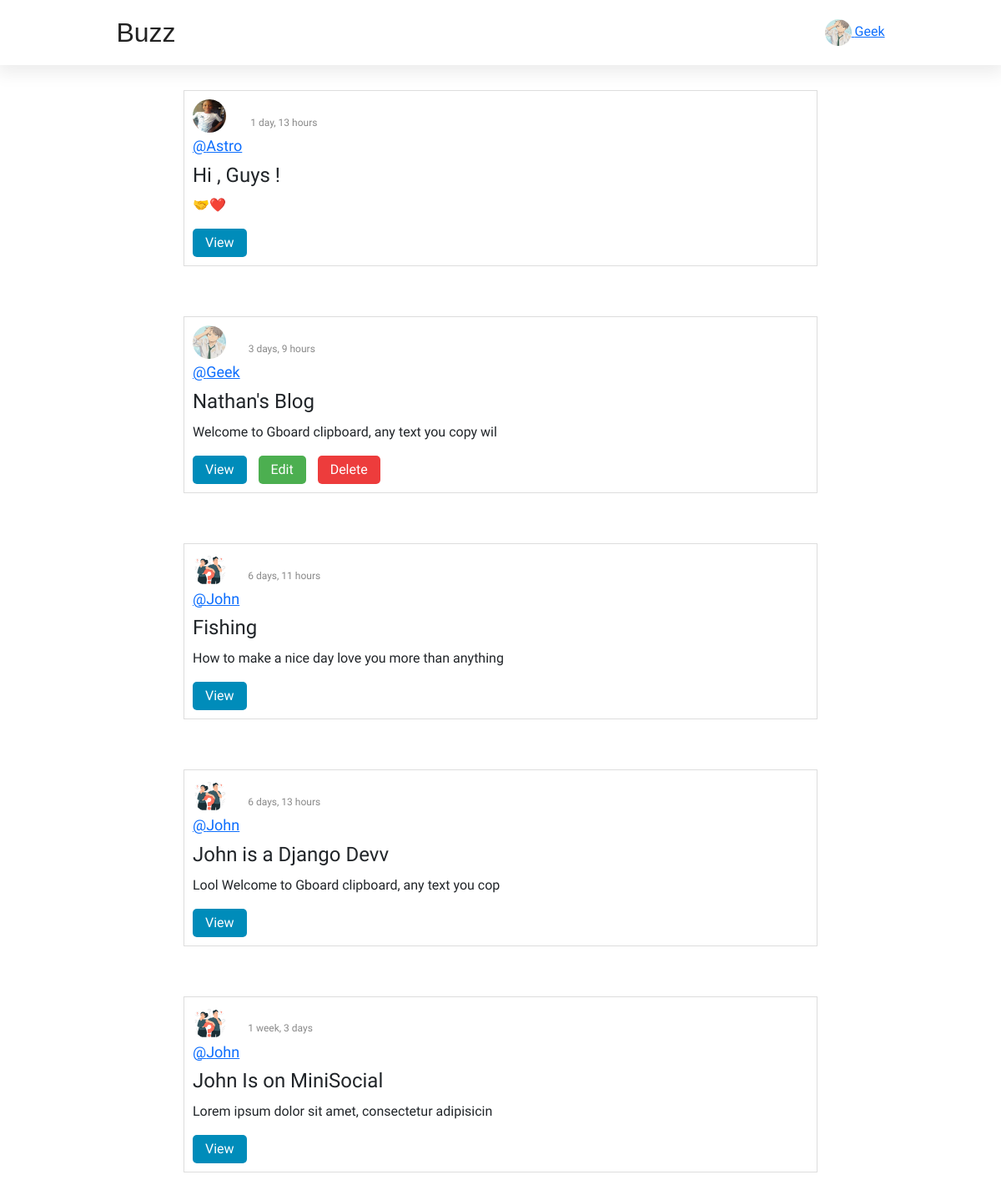
/ (signed in), run on the app's committed database.
### base/models.py (models this page shows, shortened)
class Profile(models.Model):
  bio = models.CharField(max_length=40)
  owner = models.OneToOneField(User,on_delete= models.CASCADE)
  image = models.ImageField(default='default.jpg', upload_to='profile_pics')

class Post(models.Model):
  author = models.ForeignKey(User , on_delete=models.CASCADE)
  title = models.CharField(max_length=50)
  body = models.TextField()
  updated = models.DateTimeField(auto_now=True)
  created = models.DateTimeField(auto_now_add=True)
  class Meta:
    ordering = ['-created','-updated']
  def __str__(self):
    return self.body [:50]

### base/views.py (the view)
# urls.py: path("" , views.Home , name = "home"),
@login_required(login_url="login")
def Home(request):
  posts = Post.objects.all()
  title = "Home"
  return render (request, 'base/home.html',{'posts':posts ,'title':title})

### base/templates/base/home.html
{% extends 'main.html'%}
{% block content%}
 {% for post in posts %}
    <div class="posts-feed">
        <div class="post">
          <div class="post-header">
                <div class="author-info">
                    <img src="{{ post.author.profile.image.url }}" alt="Author Avatar" class="author-avatar">
                    <h2 class="author-name">
             <a href="{% url 'profile' post.author.username %}">@{{ post.author.username }}</a></h2>
                </div>
                <p class="post-time">{{post.created|timesince}}</p>
            </div>
            <h2 class="post-title"> {{ post.title }}</h2>
            <p class="post-body">{{ post }}</p>
            <div class="post-actions">
               <a href="{% url 'post' post.id %}"><button class="view-button">View</button></a>
             {% if request.user == post.author%}
             <a href="{% url 'update-post' post.id %}" ><button class="edit-button">Edit</button></a>
              <a  href ="{% url 'delete-post' post.id%}"><button class="delete-button">Delete</button></a>
              {% endif %}
            </div>
        </div>
    </div>
  {% endfor %}
{% endblock content %}

### templates/nav.html (shortened to what this page needs)
<header class="header">
        <div class="logo">Buzz</div>
        <nav class="desk-top-nav">
            <ul>
                <li><a href="{% url 'home' %}">Home</a></li>
                {% if request.user.is_authenticated %}
                <li><a href="{% url 'create-post'%}">Create</a></li>
                <li><a href="{% url 'profile' request.user.username %}">Profile</a></li>
                <li><a href="{% url 'logout'%}">Logout</a></li>
                {% else %}
                <li><a href="{% url 'login'%}">Login</a></li>
                {% endif %}
            </ul>
        </nav>
     {% if user.is_authenticated%}
        <div class="user-avatar" id="usr-image">
           <a href="{% url 'profile' request.user.id %}">
        <img src="{{ request.user.profile.image.url }}" alt="User Avatar"/>
        <span>{{ request.user.username }}</span></a>
        </div>
        {% endif %}
    </header>

### base/static/base/css/main.css (style rules this page uses)
* { margin: 0; padding: 0; box-sizing: border-box; font-family: "Proza Libre", sans-serif; }
body { position: relative; }
.header { background-color: #fff; display: flex; justify-content: space-around; align-items: center; padding: 15px 20px; width: 100%; z-index: 999; box-shadow: 0 5px 20px 4px rgba(0, 0, 0, 0.08); }
.logo { font-size: 2rem; color: #222; font-family: "TypoSlabserif-Light", sans-serif; }
.desk-top-nav ul { list-style: none; display: flex; gap: 20px; }
.desk-top-nav { margin: 0; display: block; }
.desk-top-nav a { text-decoration: none; color: #fff; font-size: 18px; }
.user-avatar img { width: 32px; height: 32px; border-radius: 50%; }
.posts-feed { max-width: 800px; margin: 0 auto; padding: 20px; }
.post { border: 1px solid #ddd; padding: 10px; margin: 10px 0; }
.post-header { display: flex; align-items: center; margin-bottom: 10px; }
.author-avatar { width: 40px; height: 40px; border-radius: 50%; object-fit: fill; margin-right: 10px; margin-bottom: 5px; }
.author-name { font-size: 18px; margin: 0; }
.post-title { font-size: 24px; margin: 0; }
.post-body { margin-top: 10px; }
.post-actions { margin-top: 10px; }
.view-button, .edit-button, .delete-button { padding: 5px 15px; margin-right: 10px; cursor: pointer; background-color: transparent; color: #333; border: none; transition: background-color 0.3s ease, color 0.3s ease; border-radius: 5px; }
.view-button { background-color: #008cba; color: #fff; }
.edit-button { background-color: #4caf50; color: #fff; }
.delete-button { background-color: #ed3c3c; color: #fff; }
.post-time { font-size: 12px; color: #888; margin-top: 5px; }
@media screen and (min-width: 769px) { .post-header { flex-direction: row; align-items: center; } }
@media screen and (min-width: 769px) { .author-info { margin-bottom: 0; } }
@media screen and (min-width: 769px) { .post-time { margin-left: 10px; } }

### data on the page
Post: author.profile.image (picture), author.username "Astro", created "1 day, 13 hours", title "Hi , Guys !", body "🤝❤️"
Post: author.profile.image (picture), author.username "Geek", created "3 days, 9 hours", title "Nathan's Blog", body "Welcome to Gboard clipboard, any text you copy wil", shows "Edit"
Post: author.profile.image (picture), author.username "John", created "6 days, 11 hours", title "Fishing", body "How to make a nice day love you more than anything"
Post: author.profile.image (picture), author.username "John", created "6 days, 13 hours", title "John is a Django Devv", body "Lool Welcome to Gboard clipboard, any text you cop"
Post: author.profile.image (picture), author.username "John", created "1 week, 3 days", title "John Is on MiniSocial", body "Lorem ipsum dolor sit amet, consectetur adipisicin"

### other printed values
{{ request.user.username }} "Geek"
